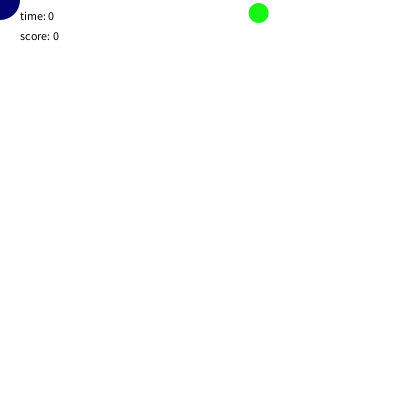
Frame 1 (no input)
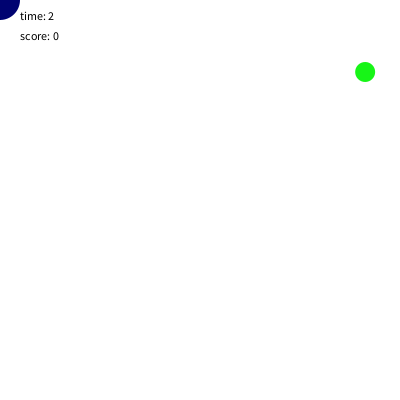
Frame 60 (the mouse pressed at the canvas centre just before this capture)
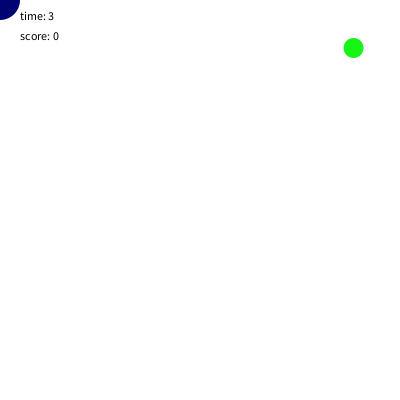
Frame 120 (the mouse held since frame 60 and released just before this capture)

The Processing sketch that drew these frames (run headless with seeded random() and noise(); from frame 60 on, the mouse is pressed at the canvas centre):

// Processing sketch: processing_53089
// ── processing_53089.pde

//Melanie Danver
//copyright 2012 mdanver
// used class code set 8,
float dx, ux, uy, uySpeed, uxSpeed, ur;
float c, tx, ty, td, txSpeed, tySpeed;
void setup()
{
  background(255);
  noStroke();
  smooth();
  size(400, 400);
  ux = random(width);
  uy = random(50);
  uySpeed = 1;
  ur = random(-2, 2);
  c = 0;
}

void draw()
{
  background(255);
  monster(tx, ty, 40);
  moveMonster();
  balls();
  moveBalls();
  timer();
  counter();
  collisons();
}

void mouseDragged()
{
  if (mouseX>pmouseX)
  {
    txSpeed = txSpeed+.1;
  }
  else if (mouseX <pmouseX)
  {
    txSpeed = txSpeed -.1;
  }
  if (mouseY > pmouseY)
  {
    tySpeed = tySpeed+.1;
  }
  else if (mouseY < pmouseY)
  {
    tySpeed = tySpeed - .1;
  }
}

void collisons()
{
  dx = dist (tx, ty, ux, uy);  
  if (dx < 20)
  {
    ux = random(width);
    uy = random(height);
    fill(137,0,0);
    rect(0,0,width,height);
    c = c+1;
  }
}

void timer()
{
fill(0);
  text("time: "+(millis()/1000), 20, 20);
}

void counter()
{
  fill(0);
  String sd = nf(c, 1, 0);
  text("score: "+sd, 20, 40);
}



void monster(float tx, float ty, float td)

{
  fill(0, 3, 113);
  ellipse(tx, ty, td, td);
  fill(0);
}

void moveMonster()
{
  tx = tx + txSpeed;
  ty = ty + tySpeed;
  if (tx > (width+td))
  {
    tx = 0;
  }
  else if (tx < (0-td))
  {
    tx = width;
  }
  if (ty > height+td)
  {
    ty = 0-td;
  }
  else if (ty < 0-td)
  {
    ty = height+(td);
  }
}

void balls()
{
  fill(23, 245, 23);
  ellipse(ux, uy, 20, 20);
}

void moveBalls()
{ 
  uy = uy + uySpeed;
  ux = ux + ur;
  if (uy >= height - (5.0/2))
  {
    uySpeed = -uySpeed;
    ur = random(-2, 2);
  }
  else if (uy < 0+(5.0/2))
  { 
    uySpeed = - uySpeed;
    ur = random(-2, 2);
  }
  if (ux >= width-(5.0/2))
  {
    uySpeed = -uySpeed;
    ur = random(-2, 2);
  }
  if (ux <= 0+(5.0/2))
  {
    uySpeed = -uySpeed;
    ur = random(-2, 2);
  }
}
